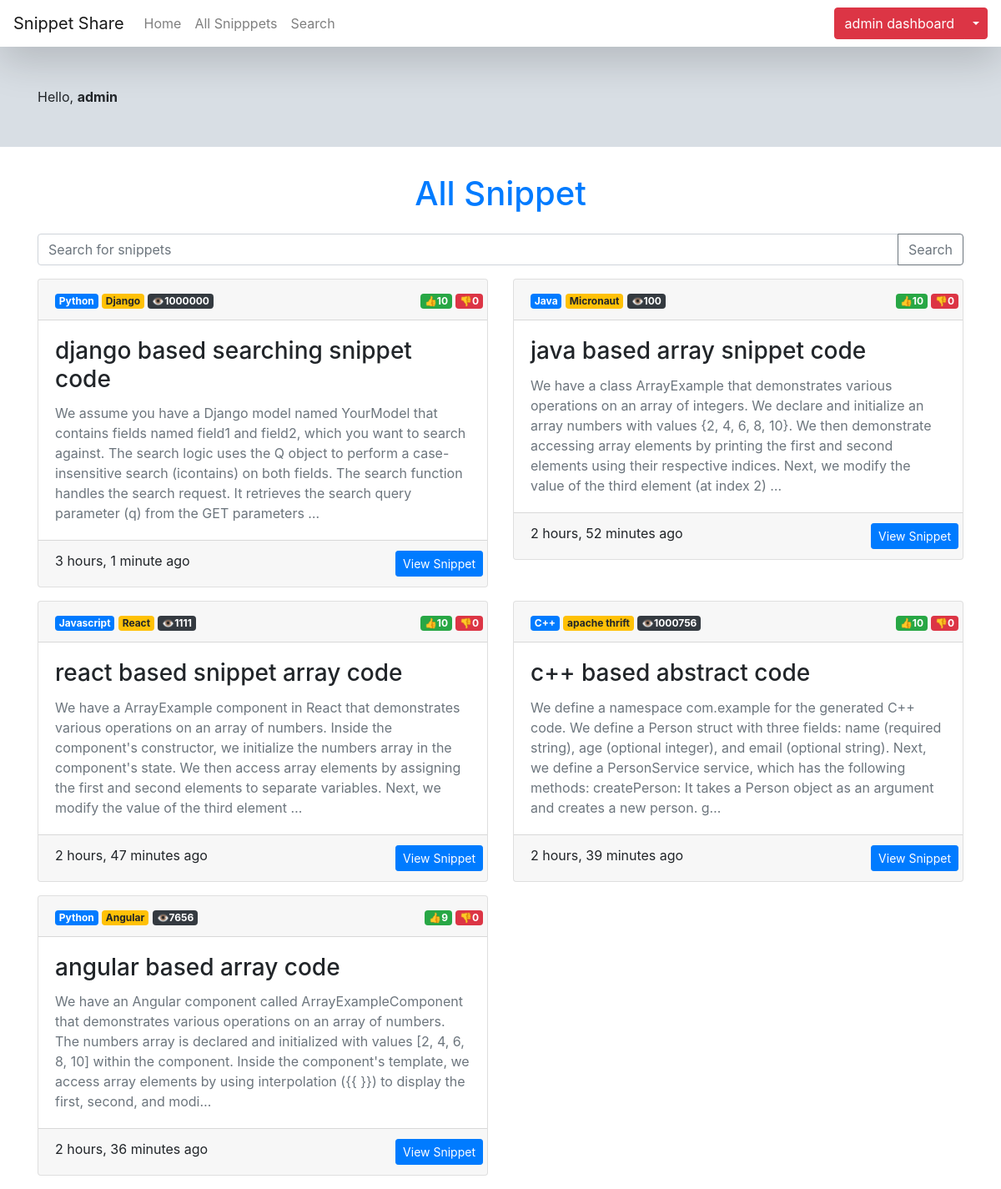
Before: /snippets/list/ (signed in) with the older database file.
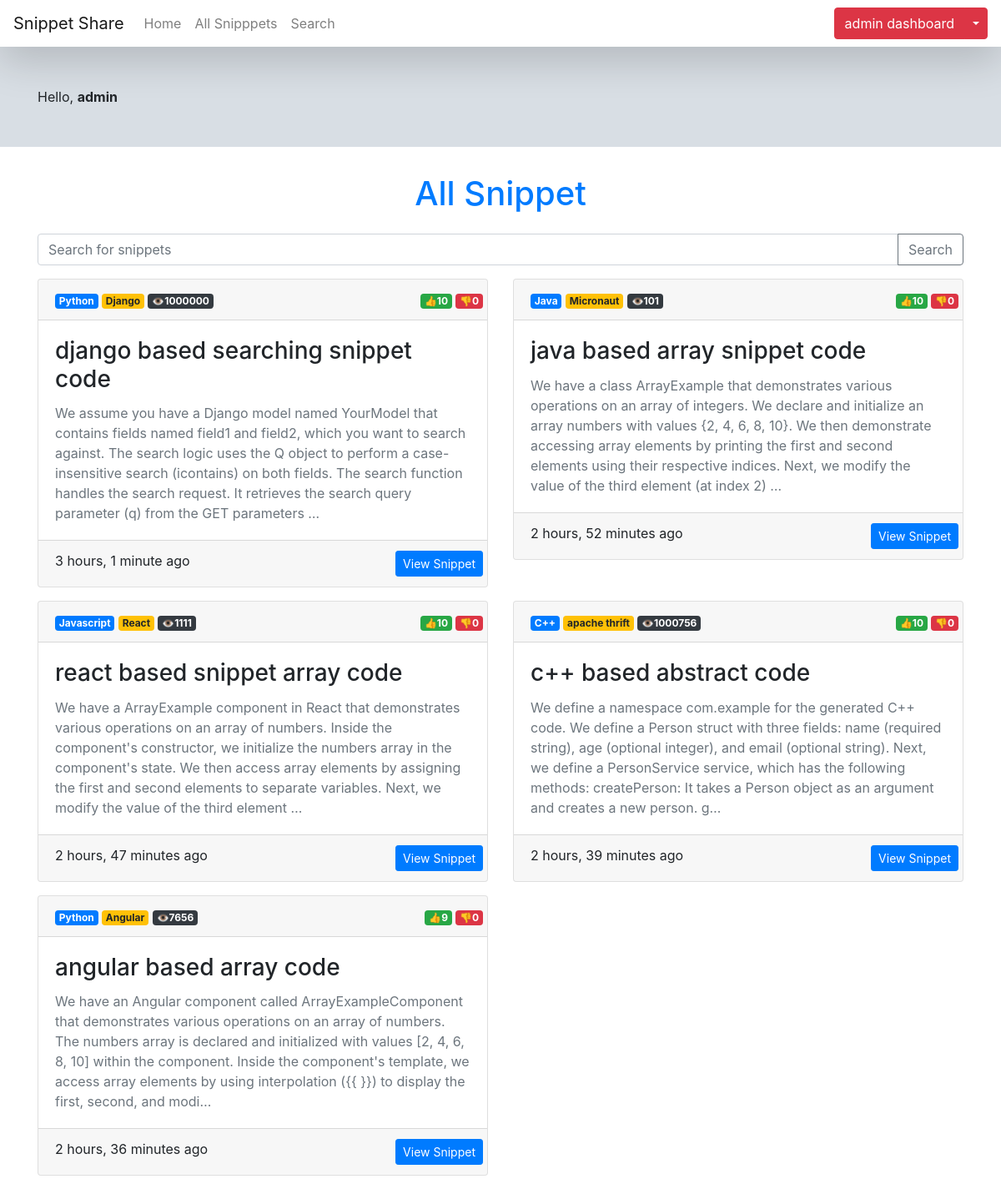
After: the same page with the newer database file.
### snippets/models.py (models this page shows, shortened)
class Snippet(models.Model):
    title = models.CharField(max_length=100)
    code = models.TextField()
    description = models.TextField()
    language = models.ForeignKey(Language, on_delete=models.CASCADE)
    framework = models.ForeignKey(Framework, on_delete=models.CASCADE)
    user = models.ForeignKey(User, on_delete=models.CASCADE)
    created_on = models.DateTimeField(auto_now_add=True)
    updated_on = models.DateTimeField(auto_now=True)
    upvotes = models.IntegerField(default=0)
    downvotes = models.IntegerField(default=0)
    views = models.IntegerField(default=0)
    visible = models.BooleanField(default=True)

class Language(models.Model):
    name = models.CharField(max_length=100)
    date_created = models.DateTimeField(auto_now_add=True)
    def __str__(self):
        return self.name

class Framework(models.Model):
    name = models.CharField(max_length=100)
    date_created = models.DateTimeField(auto_now_add=True)
    language = models.ForeignKey(Language, on_delete=models.CASCADE)
    def __str__(self):
        return self.name

### snippets/views.py (the view)
# urls.py: path('list/', snippet_list, name='snippet_list'),
@login_required
def snippet_list(request):
    snippets = Snippet.objects.all()
    languages = Language.objects.all()
    frameworks = Framework.objects.all()
    context = {
        'snippets': snippets,
        'languages': languages,
        'frameworks': frameworks
    }
    return render(request, 'snippets/snippet_list.html', context)

### templates/snippets/snippet_list.html (shortened to what this page needs)
{% extends 'layout/base.html' %}
{% load static %}
{% load crispy_forms_tags %}
{% block content %}
<div class="container-fluid wrapper">
    <div class="row">
        <div class="col-12">
            <div class="container">
                <div class="row my-5">
                    <div class="col">
                        Hello, <b>{{ user.username|default:'Guest' }} </b>
                    </div>
                </div>
            </div>
        </div>
    </div>
</div>
<div class="container">
    <div class="row my-3">
        <div class="col-md-12">
            <h1 class="p-3 text-primary text-center">All Snippet</h1>
            <form action="{% url 'search' %}" method="GET">
                <div class="input-group mb-3">
                    <input type="text" class="form-control" name="query" placeholder="Search for snippets"
                        aria-label="Search for snippets" aria-describedby="button-addon2">
                    <div class="input-group-append">
                        <button class="btn btn-outline-secondary" type="submit" id="button-addon2">Search</button>
                    </div>
                </div>
            </form>
            <div class="row">
                {% for snip in snippets %}
                <div class="col-md-6">
                    <div class="card mb-3">
                        <div class="card-header">
                            <div class="row">
                                <div class="col">
                                    <span class="badge badge-primary">{{snip.language}}</span>
                                    <span class="badge badge-warning">{{snip.framework}}</span>
                                    <span class="badge badge-dark">👁️{{snip.views}}</span>
                                </div>
                                <div class="">
                                    <span class="badge badge-success">👍{{snip.upvotes}}</span>
                                    <span class="badge badge-danger">👎{{snip.downvotes}}</span>
                                </div>
                            </div>
                        </div>
                        <div class="card-body">
                            <h3 class="card-title">{{snip.title}}</h3>
                            <p class="card-text text-muted">
                                {{snip.description|capfirst|truncatechars:350}}
                            </p>
                        </div>
                        <div class="card-footer">
                            <div class="row">
                                <div class="col me-auto">
                                    {{snip.created_on|timesince}} ago
                                </div>
                                <div class="">
                                    <a href="{% url 'snippet_detail' snip.id %}" class="btn btn-primary btn-sm">View
                                        Snippet</a>
                                </div>
                            </div>
                        </div>
                    </div>
                </div>
                {% endfor %}
            </div>
        </div>
    </div>
</div>
{% endblock content %}

Changed rows visible on the page:
changed Snippet "java based array snippet code": views "100" → "101"
